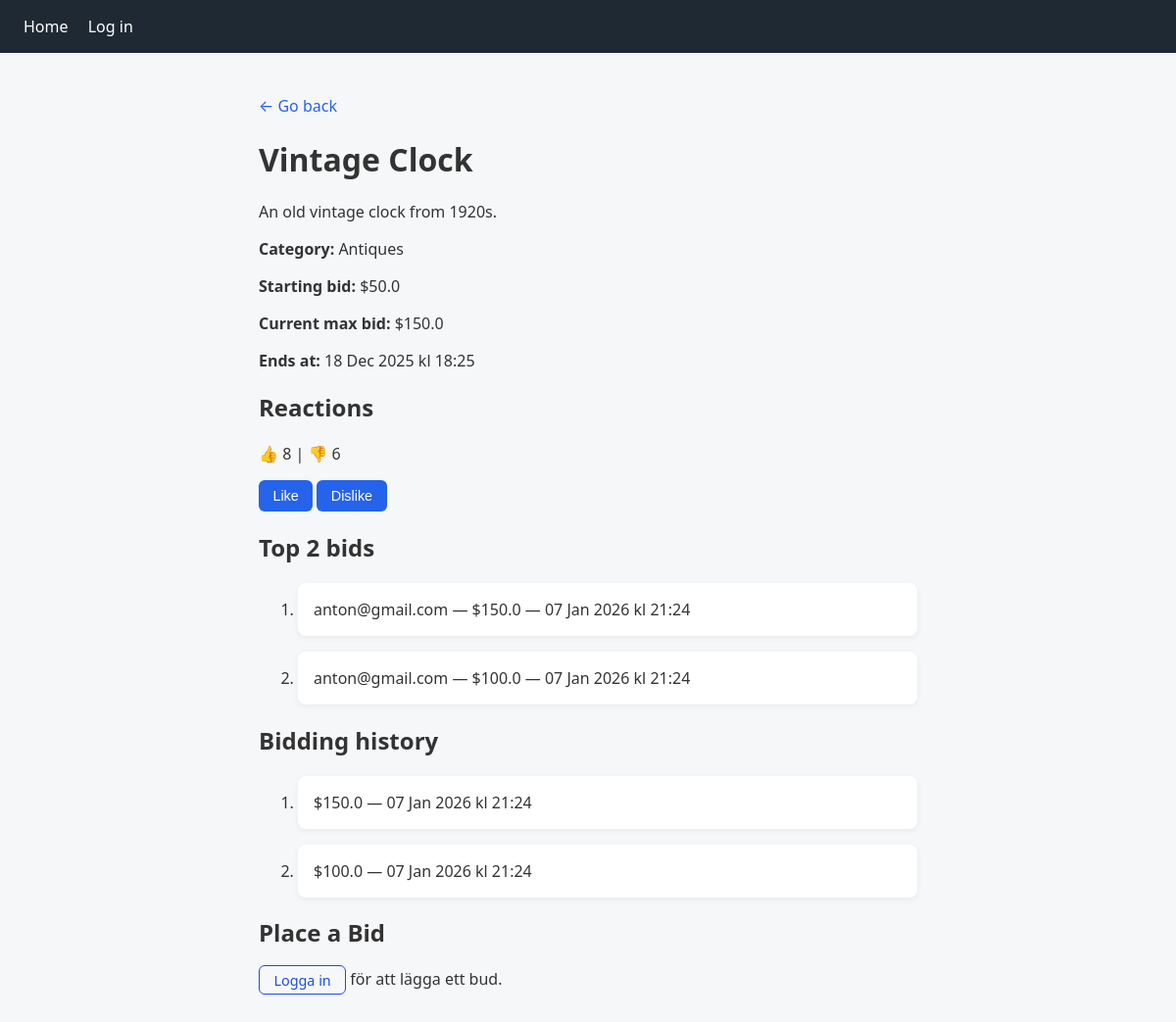
Screenshot of /auctions/1 with the database file from the repository.
### models/auction.py (models this page shows)
class Auction(db.Model):
    __tablename__ = 'auctions'
    id = db.Column(db.Integer, primary_key=True)
    title = db.Column(db.String(50), unique=True, nullable=False)
    description = db.Column(db.String(10), nullable=False)
    category = db.Column(db.String(20), nullable=False)
    starting_bid = db.Column(db.Float, nullable=False)
    start_at = db.Column(db.DateTime, server_default=db.func.now())
    end_at = db.Column(db.DateTime, nullable=False)
    image_url = db.Column(db.String(200), nullable=True) # URL till bild

### models/bid.py (models this page shows)
class Bid(db.Model):
    __tablename__ = 'bids'
    id = db.Column(db.Integer, primary_key=True)
    auction_id = db.Column(db.Integer, db.ForeignKey('auctions.id'), nullable=False)
    bidder_email = db.Column(db.String(120), db.ForeignKey('users.email'), nullable=False)
    amount = db.Column(db.Float, nullable=False)
    created_at = db.Column(db.DateTime, server_default=db.func.now())

### blueprints/auctions/auctions_routes.py (the view)
@auctions_bp.route('/<int:auction_id>')
def auctions_detail(auction_id):
    auction = auction_repo.get_auction_by_id(auction_id)
    top2 = bid_repo.get_top_2(auction_id)
    history = auction_repo.get_bidding_history(auction_id)
    current_max = top2[0].amount if top2 else auction.starting_bid
    likes = reactions_repo.count(auction_id, kind='like')
    dislikes = reactions_repo.count(auction_id, kind='dislike')
    return render_template('auctions_detail.html', auction=auction, history=history, top2=top2, current_max=current_max, likes=likes, dislikes=dislikes)

### dbrepository/auction_repo.py (called while the page is built)
    def get_auction_by_id(self, auction_id):
        return Auction.query.get_or_404(auction_id)

    def get_bidding_history(self, auction_id):
        return (Bid.query
                .filter_by(auction_id=auction_id)
                .order_by(Bid.created_at.desc())
                .all())

### dbrepository/bid_repo.py (called while the page is built)
    def get_top_2(self, auction_id):
        return Bid.query.filter_by(auction_id=auction_id).order_by(Bid.amount.desc()).limit(2).all()

### dbrepository/reactions_repo.py (called while the page is built)
    def count(self, auction_id, kind):
        return Reaction.query.filter_by(auction_id=auction_id, kind=kind).count()

### blueprints/auctions/templates/auctions_detail.html (shortened to what this page needs)
{% extends "base.html" %}
{% block content %}
    <p><a class="non-decoration" href="{{ url_for('auctions_bp.auctions_list') }}">← Go back</a></p>
    <h1>{{ auction.title }}</h1>
    <p>{{ auction.description }}</p>
    <p><b>Category:</b> {{ auction.category }}</p>
    <p><b>Starting bid:</b> ${{ auction.starting_bid }}</p>
    <p><b>Current max bid:</b> ${{ current_max }}</p>
    <p><b>Ends at:</b> {{ auction.end_at.strftime("%d %b %Y kl %H:%M") }}</p>
    <h2>Reactions</h2>
  <p>👍 {{ likes }} | 👎 {{ dislikes }}</p>
  <form method="post" action="{{ url_for('auctions_bp.react', auction_id=auction.id) }}">
    <button class="button" name="kind" value="like">Like</button>
    <button class="button" name="kind" value="dislike">Dislike</button>
  </form>
  <h2>Top 2 bids</h2>
  <ol>
    {% for bid in top2 %}
      <li>{{ bid.bidder_email }} — ${{ bid.amount }} — {{ bid.created_at.strftime("%d %b %Y kl %H:%M") }}</li>
    {% else %}
      <li>No bids yet.</li>
    {% endfor %}
  </ol>
  <h2>Bidding history</h2>
  <ol>
    {% for b in history %}
      <li>${{ b.amount }} — {{ b.created_at.strftime("%d %b %Y kl %H:%M") }}</li>
    {% else %}
      <li>No bids yet.</li>
    {% endfor %}
  </ol>
  <h2>Place a Bid</h2>
  {% if current_user.is_authenticated %}
    <form method="post" action="{{ url_for('auctions_bp.place_bid', auction_id=auction.id) }}">
        <div class="bid-email">
        <input type="radio" name="email_radio_option" value="true" checked> Use my registered email ({{ current_user.email }})
        <input type="radio" name="email_radio_option" value="false"> Use a different email
        </div>
        <br>
        <label for="bidder_email">Your Email:</label>
        <input type="email" id="bidder_email" name="bidder_email">
        <br>
        <label for="amount">Bid Amount:</label>
        <input type="number" id="amount" name="amount" step="0.01" required>
        <br>
        <button class="button" type="submit">Place Bid</button>
    </form>
  {% else %}
    <p><a class="non-decoration button-secondary" href="{{ url_for('auth_bp.login') }}">Logga in</a> för att lägga ett bud.</p>
  {% endif %}
{% endblock %}

### Static/style.css (style rules this page uses)
* { box-sizing: border-box; }
body { margin: 0; font-family: system-ui, -apple-system, BlinkMacSystemFont, "Segoe UI", Roboto, Oxygen, Ubuntu, Cantarell, "Open Sans", "Helvetica Neue", sans-serif; background-color: #f6f7f9; color: #333; }
li { background: white; padding: 1rem; margin-top: 1rem; margin-bottom: 1rem; border-radius: 8px; box-shadow: 0 2px 6px rgba(0,0,0,0.06); }
a { color: #2563eb; }
form { margin: 0.5rem 0; }
.non-decoration { text-decoration: none; }
.button { background: #2563eb; color: white; border: none; padding: 0.5rem 0.9rem; border-radius: 6px; cursor: pointer; font-size: 0.9rem; }
.button-secondary { color: #1d4ed8; border: 1px solid #1d4ed8; padding: 0.3rem 0.9rem; border-radius: 6px; cursor: pointer; font-size: 0.9rem; text-decoration: none; }

### rows the page displays
Auction: title "Vintage Clock", description "An old vintage clock from 1920s.", category "Antiques", starting_bid "50.0", end_at "18 Dec 2025 kl 18:25"
Bid: amount "150.0", bidder_email "anton@gmail.com", created_at "07 Jan 2026 kl 21:24"
Bid: bidder_email "anton@gmail.com", amount "100.0", created_at "07 Jan 2026 kl 21:24"

### other values shown
{{ likes }} "8"
{{ dislikes }} "6"
